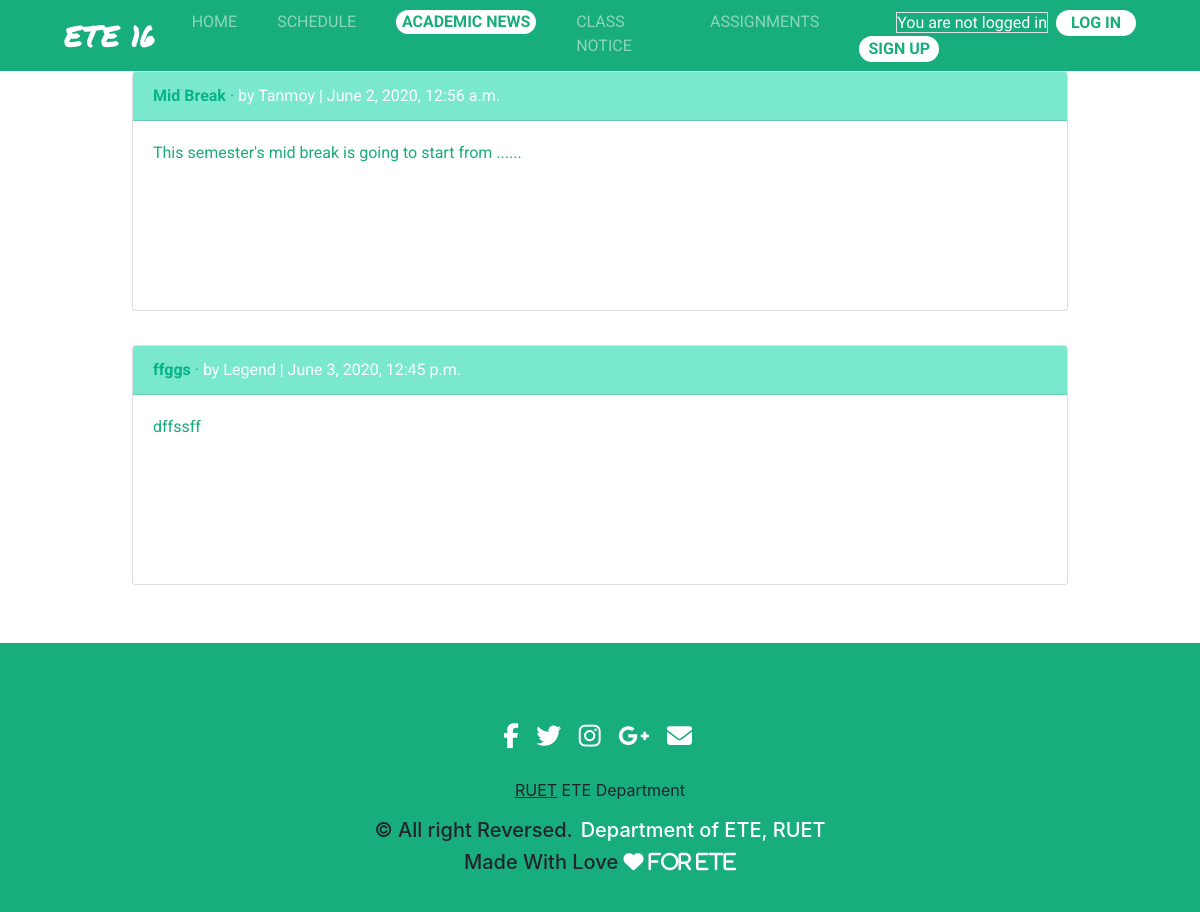
The app's page /academic_notice/, older data.
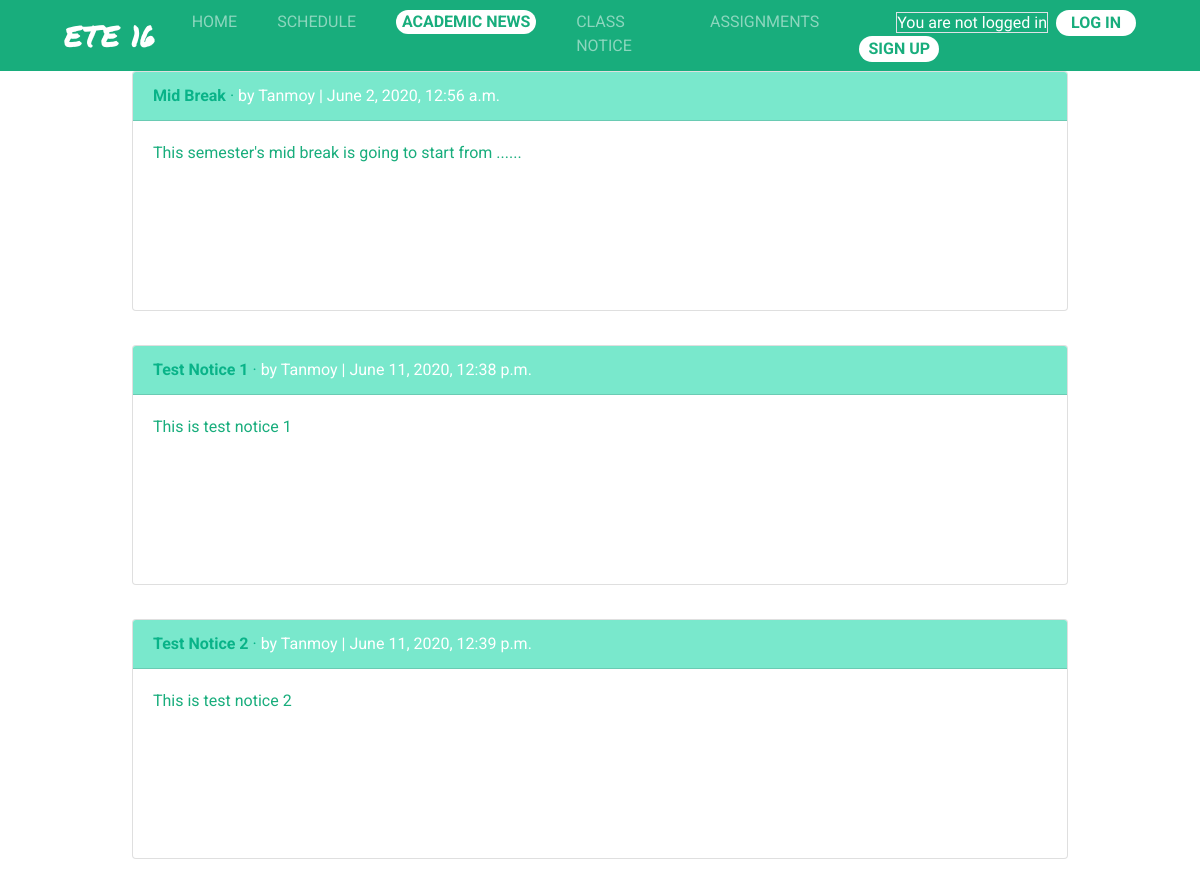
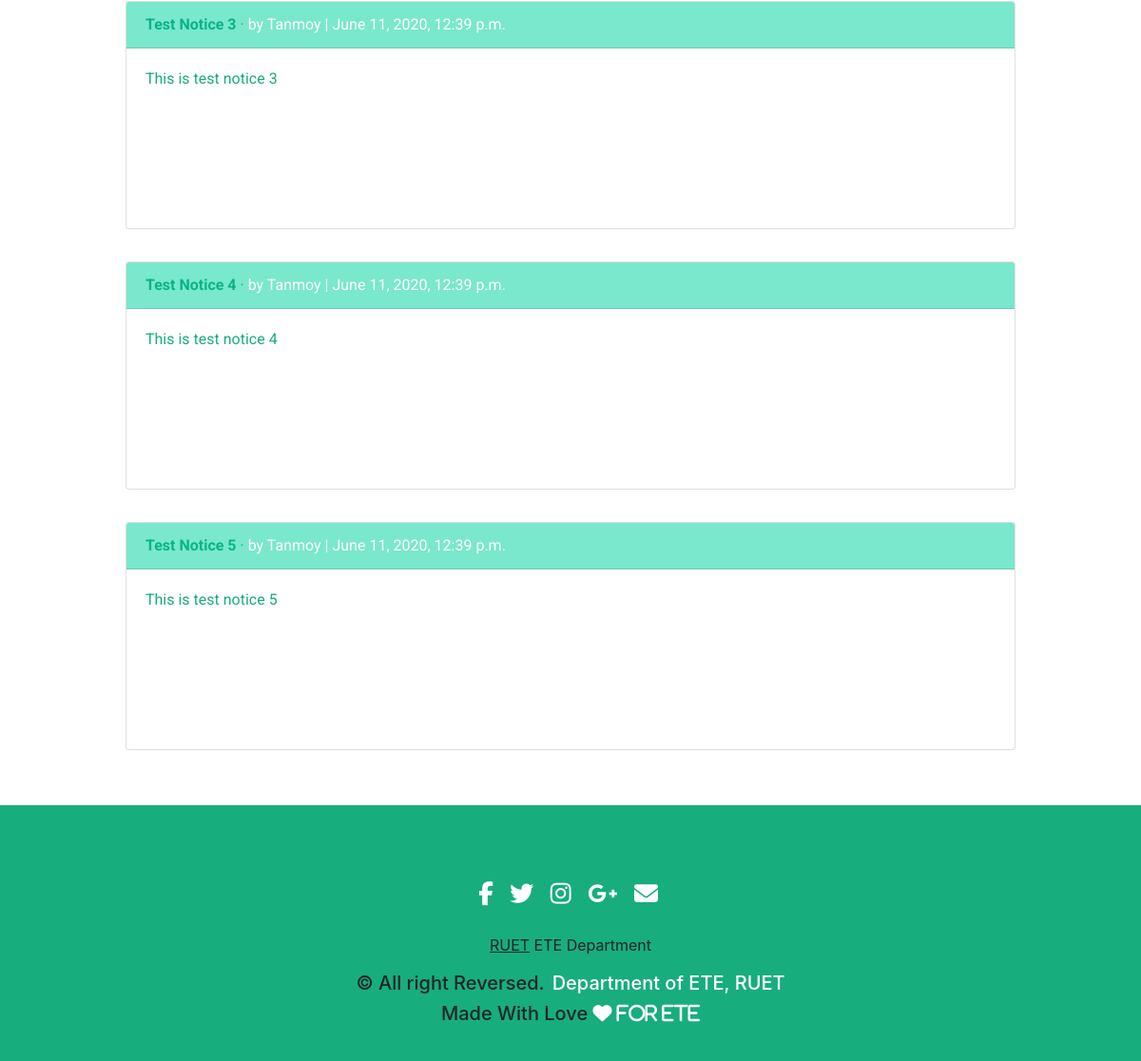
The same page, newer data (2 pictures, top to bottom).
### academicnotice/models.py (models this page shows, shortened)
class AcademicNotice(models.Model):
	title = models.CharField(max_length=255)
	body = models.TextField()
	date = models.DateTimeField(auto_now_add=True)
	author = models.ForeignKey(
		get_user_model(),
		on_delete = models.CASCADE,
		)

### users/models.py (models this page shows)
class CustomUser(AbstractUser):
	roll = models.IntegerField(validators=[MinValueValidator(1604001),MaxValueValidator(1604060)],null=True,blank=False)
	email = models.EmailField(null=False,blank=False)
	REQUIRED_FIELDS = ['roll','email']

### academicnotice/views.py (the view)
# urls.py: path('',AcademicNoticeView.as_view(),name='academic_notice',)
class AcademicNoticeView(ListView):
	model = AcademicNotice
	template_name = 'academic_notice.html'

### templates/academic_notice.html (shortened to what this page needs)
{% extends 'base.html' %}
{% block content %}
  {% for notice in object_list %}
    <div class="card custom-card">
      <div class="card-header">
        <span class="font-weight-bold">{{ notice.title }}</span> &middot;
        <span class="card-author">by {{ notice.author }} | {{ notice.date }}</span>
      </div>
      <div class="card-body">
        {{ notice.body }}
      </div>
    </div>
    <br />
  {% endfor %}
{% endblock content %}

Row changes from the older to the newer data that the page shows:
removed AcademicNotice: title "ffggs", author "Legend", date "June 3, 2020, 12:45 p.m.", body "dffssff"
added AcademicNotice: title "Test Notice 1", author "Tanmoy", date "June 11, 2020, 12:38 p.m.", body "This is test notice 1"
added AcademicNotice: title "Test Notice 2", author "Tanmoy", date "June 11, 2020, 12:39 p.m.", body "This is test notice 2"
added AcademicNotice: title "Test Notice 3", author "Tanmoy", date "June 11, 2020, 12:39 p.m.", body "This is test notice 3"
added AcademicNotice: title "Test Notice 4", author "Tanmoy", date "June 11, 2020, 12:39 p.m.", body "This is test notice 4"
added AcademicNotice: title "Test Notice 5", author "Tanmoy", date "June 11, 2020, 12:39 p.m.", body "This is test notice 5"
